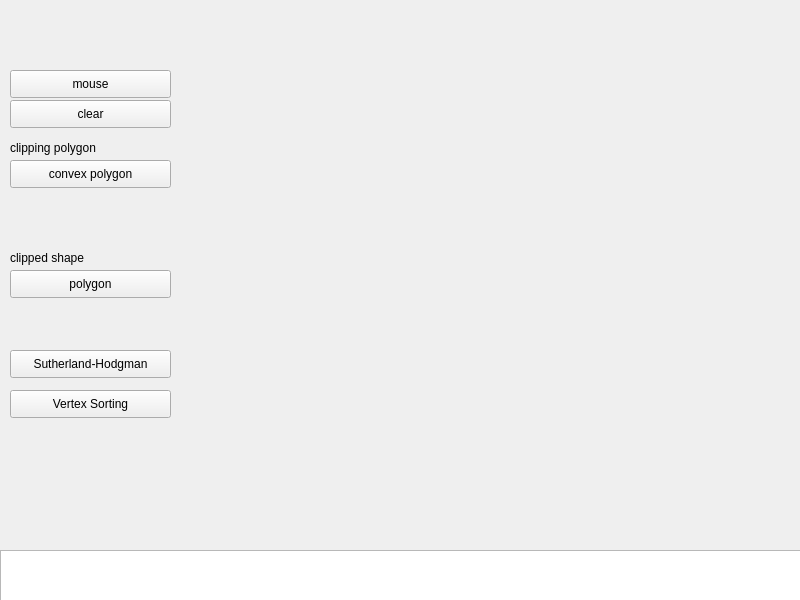
<?xml version="1.0" encoding="UTF-8"?>
<ui version="4.0">
 <class>MainWindow</class>
 <widget class="QMainWindow" name="MainWindow">
  <property name="geometry">
   <rect>
    <x>0</x>
    <y>0</y>
    <width>800</width>
    <height>600</height>
   </rect>
  </property>
  <property name="windowTitle">
   <string>MainWindow</string>
  </property>
  <widget class="QWidget" name="centralwidget">
   <widget class="QWidget" name="horizontalLayoutWidget">
    <property name="geometry">
     <rect>
      <x>190</x>
      <y>70</y>
      <width>541</width>
      <height>451</height>
     </rect>
    </property>
    <layout class="QHBoxLayout" name="horizontalLayout"/>
   </widget>
   <widget class="QPushButton" name="pushButton">
    <property name="geometry">
     <rect>
      <x>10</x>
      <y>70</y>
      <width>161</width>
      <height>28</height>
     </rect>
    </property>
    <property name="text">
     <string>mouse</string>
    </property>
   </widget>
   <widget class="QPushButton" name="pushButton_2">
    <property name="geometry">
     <rect>
      <x>10</x>
      <y>100</y>
      <width>161</width>
      <height>28</height>
     </rect>
    </property>
    <property name="text">
     <string>clear</string>
    </property>
   </widget>
   <widget class="QPushButton" name="pushButton_5">
    <property name="geometry">
     <rect>
      <x>10</x>
      <y>350</y>
      <width>161</width>
      <height>28</height>
     </rect>
    </property>
    <property name="text">
     <string>Sutherland-Hodgman</string>
    </property>
   </widget>
   <widget class="QPushButton" name="pushButton_6">
    <property name="geometry">
     <rect>
      <x>10</x>
      <y>390</y>
      <width>161</width>
      <height>28</height>
     </rect>
    </property>
    <property name="text">
     <string>Vertex Sorting</string>
    </property>
   </widget>
   <widget class="QTextBrowser" name="textBrowser">
    <property name="geometry">
     <rect>
      <x>0</x>
      <y>550</y>
      <width>801</width>
      <height>51</height>
     </rect>
    </property>
   </widget>
   <widget class="QPushButton" name="pushButton_4">
    <property name="geometry">
     <rect>
      <x>10</x>
      <y>270</y>
      <width>161</width>
      <height>28</height>
     </rect>
    </property>
    <property name="text">
     <string>polygon</string>
    </property>
   </widget>
   <widget class="QPushButton" name="pushButton_3">
    <property name="geometry">
     <rect>
      <x>10</x>
      <y>160</y>
      <width>161</width>
      <height>28</height>
     </rect>
    </property>
    <property name="text">
     <string>convex polygon</string>
    </property>
   </widget>
   <widget class="QLabel" name="label">
    <property name="geometry">
     <rect>
      <x>10</x>
      <y>140</y>
      <width>131</width>
      <height>16</height>
     </rect>
    </property>
    <property name="text">
     <string>clipping polygon</string>
    </property>
   </widget>
   <widget class="QLabel" name="label_2">
    <property name="geometry">
     <rect>
      <x>10</x>
      <y>250</y>
      <width>111</width>
      <height>16</height>
     </rect>
    </property>
    <property name="text">
     <string>clipped shape</string>
    </property>
   </widget>
  </widget>
 </widget>
 <resources/>
 <connections/>
</ui>
